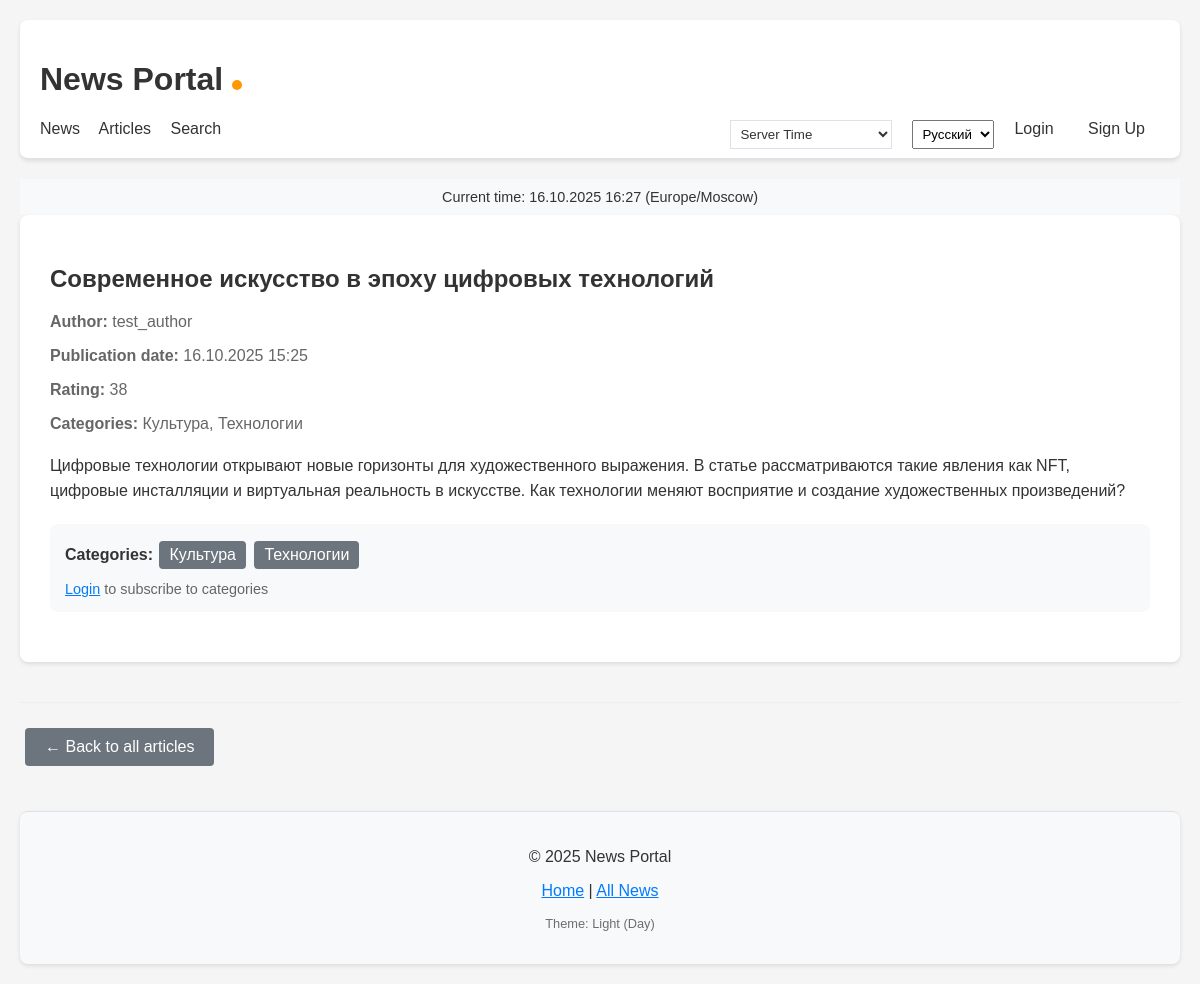
Screenshot of /news/articles/10/ with the database file from the repository.
### news/models.py (models this page shows, shortened)
class Post(models.Model):
    ARTICLE = 'AR'
    NEWS = 'NW'
    POST_TYPES = [
        (ARTICLE, _('Article')),
        (NEWS, _('News')),
    ]
    author = models.ForeignKey(
        Author,
        on_delete=models.CASCADE,
        verbose_name=_('Author')
    )
    post_type = models.CharField(
        max_length=2,
        choices=POST_TYPES,
        verbose_name=_('Post type')
    )
    created_at = models.DateTimeField(
        auto_now_add=True,
        verbose_name=_('Created at')
    )
    updated_at = models.DateTimeField(
        auto_now=True,
        verbose_name=_('Updated at')
    )
    categories = models.ManyToManyField(
        Category,
        through='PostCategory',
        verbose_name=_('Categories'),
        blank=True  # Добавляем blank=True
    )
    title = models.CharField(
        max_length=200,
        verbose_name=_('Title')
    )
    content = models.TextField(verbose_name=_('Content'))
    rating = models.IntegerField(
        default=0,
        verbose_name=_('Rating')
    )
    is_published = models.BooleanField(
        default=True,
        verbose_name=_('Is published')
    )
    class Meta:
        verbose_name = _('Post')
        verbose_name_plural = _('Posts')
        ordering = ['-created_at']

class Author(models.Model):
    user = models.OneToOneField(User, on_delete=models.CASCADE, verbose_name=_('User'))
    rating = models.IntegerField(default=0, verbose_name=_('Rating'))
    class Meta:
        verbose_name = _('Author')
        verbose_name_plural = _('Authors')

class Category(models.Model):
    name = models.CharField(max_length=100, unique=True, verbose_name=_('Name'))
    subscribers = models.ManyToManyField(
        User,
        through='Subscription',
        related_name='subscribed_categories',
        blank=True,
        verbose_name=_('Subscribers')
    )
    class Meta:
        verbose_name = _('Category')
        verbose_name_plural = _('Categories')

### news/views.py (the view)
# urls.py: path('articles/<int:pk>/', views.ArticleDetail.as_view(), name='article_detail'),
class ArticleDetail(DetailView):
    model = Post
    template_name = 'news/article_detail.html'
    context_object_name = 'article'
    def get_queryset(self):
        return Post.objects.filter(post_type='AR')
    def get_context_data(self, **kwargs):
        context = super().get_context_data(**kwargs)
        context['current_time'] = timezone.now()
        context['timezones'] = COMMON_TIMEZONES
        context['is_author'] = self.request.user.groups.filter(
            name='authors').exists() if self.request.user.is_authenticated else False
        return context

### news/context_processors.py (called while the page is built)
def timezone_context(request):
    return {
        'current_time': timezone.now(),
        'timezones': pytz.common_timezones,
    }

def user_groups(request):
    return {
        'is_author': request.user.groups.filter(name='authors').exists() if request.user.is_authenticated else False
    }

### templates/news/article_detail.html (shortened to what this page needs)
{% extends 'default.html' %}
{% load censor_filters %}
{% load i18n %}
{% block content %}
<div style="max-width: 1200px; margin: 0 auto;">
    <article class="article-detail">
        <h1>{{ article.title|censor }}</h1>
        <div class="article-meta" style="color: #666; margin-bottom: 20px;">
            <p><strong>{% trans "Author:" %}</strong>
                {% if article.author and article.author.user %}
                    {{ article.author.user.username }}
                {% else %}
                    {% trans "Unknown" %}
                {% endif %}
            </p>
            <p><strong>{% trans "Publication date:" %}</strong> {{ article.created_at|date:"d.m.Y H:i" }}</p>
            <p><strong>{% trans "Rating:" %}</strong> {{ article.rating }}</p>
            {% if article.categories.all %}
            <p><strong>{% trans "Categories:" %}</strong>
                {% for category in article.categories.all %}
                    {{ category.name }}{% if not forloop.last %}, {% endif %}
                {% endfor %}
            </p>
            {% endif %}
        </div>
        <div class="article-content" style="line-height: 1.6; font-size: 16px;">
            {{ article.content|linebreaks|censor }}
        </div>
        {% if article.categories.all %}
        <div class="categories" style="margin: 20px 0; padding: 15px; background: #f8f9fa; border-radius: 8px;">
            <strong>{% trans "Categories:" %}</strong>
            {% for category in article.categories.all %}
            <span class="badge" style="background: #6c757d; color: white; padding: 5px 10px; border-radius: 4px; margin: 2px; display: inline-block;">
                {{ category.name }}
            </span>
            {% endfor %}
            {% if not user.is_authenticated %}
            <div style="margin-top: 10px; font-size: 0.9em; color: #666;">
                <a href="{% url 'account_login' %}">{% trans "Login" %}</a> {% trans "to subscribe to categories" %}
            </div>
            {% endif %}
        </div>
        {% endif %}
    </article>
    <div class="navigation" style="margin-top: 40px; padding-top: 20px; border-top: 1px solid #eee;">
        <a href="{% url 'article_list' %}" class="btn btn-secondary">
            ← {% trans "Back to all articles" %}
        </a>
    </div>
</div>
{% endblock %}

### static/css/style.css (style rules this page uses)
body { font-family: Arial, sans-serif; margin: 0; padding: 20px; background-color: #f5f5f5; }

### templates/news/article_detail.html (style rules this page uses)
.btn { display: inline-block; padding: 10px 20px; margin: 5px; text-decoration: none; border-radius: 4px; border: none; cursor: pointer; transition: all 0.3s ease; }
.btn-secondary { background: #6c757d; color: white; }
.article-detail { background: white; padding: 30px; border-radius: 8px; box-shadow: 0 2px 4px rgba(0,0,0,0.1); }
.badge { transition: all 0.3s ease; }

### rows the page displays
Post: title|censor "Современное искусство в эпоху цифровых технологий", author.user.username "test_author", created_at "16.10.2025 15:25", rating "38", content|censor "Цифровые технологии открывают новые горизонты для художественного выражения. В статье рассматриваются такие явления как NFT, цифровые инсталляции и виртуальная реальность в искусстве. Как технологии меняют восприятие и создание художественных произведений?"
Category: name "Культура"
Category: name "Технологии"

### other values shown
{{ TIME_ZONE|default:"UTC" }} "Europe/Moscow"
